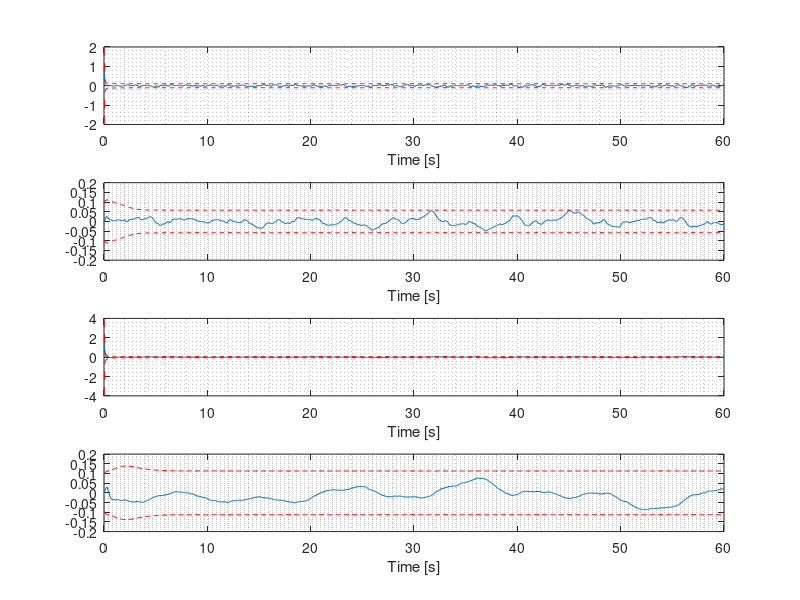

The MATLAB script that drew this image:
%% UKF Example Lecture 15

clear
close all
clc

%% Time
dt      = .1;
t       = 0:dt:60;

%% Truth Model

F       = [-4 -3 -4 -1;...
            1 0 0 0;...
            0 1 0 0;
            0 0 1 0];

H       = [1 0 0 0; 0 0 1 0];

%% Initial Conditions
x0      = [1 0 2 0]';

% Initial State Estimates
xhat0   = zeros(4,1);

% Initial Error Covariance
P0      = diag([(2/3)^2 .001 (4/3)^2 .001]);

[n,col] = size(F);

% Measurment Error Covariance
R       = [.01 .005; .005 .02];

% Continous Time Process Noise
Q       = .01;

G       = [1 0 0 0]';

% Convert to discrete
A       = [-F, G*Q*G';zeros(size(F)), F']*dt;
B       = expm(A);
Phi     = (B(n+1:end,n+1:end))';
Qk      = Phi*B(1:n,n+1:end);


%% Generate Correlated Noise

% Eigenvalue decompisition of R = VDV'
[V,D]    = eig(R);

v_uncor  = (randn(length(t),2)*sqrt(D))';
v        = V*v_uncor;

% Eigenvalue decomposition of Qk
[V,D]    = eig(Qk);
w_uncor  = (randn(length(t),n)*sqrt(D))';
w        = V*w_uncor;

%% Measurments
x           = zeros(4,length(t));
x(:,1)      = x0;

for i = 1:length(t)-1
    x(:,i+1) = Phi*x(:,i) + w(:,i);
end

y           = H*x;
ytilde      = y + [v(1,:);v(2,:)];

%% Unscented Kalman Filter

xhat        = zeros(size(x));
xhat(:,1)   = xhat0;
Pdiag       = zeros(n,length(t));
Pdiag(:,1)  = diag(P0);
P           = P0;

% Augmented Covariance Matrix P_a = [P Pxw; Pxw' Qk] if R appears linearly
% Pxw is typically zero. L is number of columns from augmented P_a
P_a         = blkdiag(P0,Qk);
[row,L]     = size(P_a);

alpha       = 1;
beta        = 0;
kap         = 3 + L;
lambda      = alpha^2*(L+kap) - L;
gamma       = sqrt(L + lambda);

W0mean      = lambda/(L+lambda);
W0cov       = lambda/(L + lambda) + (1 -alpha^2 + beta);
Wimean      = 1/(2*(L+lambda));

% Break up matrix square root - Qk constant, take out for loop
squarerootq = chol(Qk)';
sigw        = real([zeros(n,2*n), gamma*squarerootq, - gamma*squarerootq]);

for i = 1:length(t)-1
    squarerootp = chol(P)';
    sigv        = real([gamma*squarerootp, - gamma*squarerootp]);
    Xa0         = xhat(:,i);
    Xa          =[sigv+kron(xhat(:,i),ones(1,2*n)) repmat(Xa0,1,2*n)];

    % Propogate States and Covariance
    Xa0         = Phi*Xa0;
    Xa          = Phi*Xa + sigw;
    xhat(:,i+1) = W0mean*Xa0 + Wimean*sum(Xa,2);

    P0          = W0cov*(Xa0 - xhat(:,i+1))*(Xa0 - xhat(:,i+1))';
    Pk          = Xa - kron(xhat(:,i+1),ones(1,4*n));
    P           = P0 + Wimean*Pk*Pk';

    % Output
    yhatk       = H*Xa;
    yhat0       = H*Xa0;
    yhat        = W0mean*yhat0 + Wimean*sum(yhatk,2);

    % Pyy and Pxy
    Pyy0        = W0cov*(yhat0 - yhat)*(yhat0 - yhat)';
    Pyyk        = yhatk - kron(yhat,ones(1,4*n));
    Pyy         = Pyy0 + Wimean*Pyyk*Pyyk';

    Pxy0        = W0cov*(Xa0 - xhat(:,i+1))*(yhat0 - yhat)';
    Pxy         = Pxy0 + Wimean*Pk*Pyyk';

    % Innovations Covariance
    Pvv        = Pyy + R;

    % Gain
    K           = real(Pxy*inv(Pvv));
    xhat(:,i+1) = xhat(:,i+1) + K*(ytilde(:,i+1) - yhat);
    P           = P - K*Pvv*K';
    Pdiag(:,i+1)= diag(P);

end


figure
subplot(4,1,1)
plot(t,x(1,:) - xhat(1,:),t,3*sqrt(Pdiag(1,:)),'--r',t,-3*sqrt(Pdiag(1,:)),'--r')
xlabel('Time [s]')
grid minor

subplot(4,1,2)
plot(t,x(2,:) - xhat(2,:),t,3*sqrt(Pdiag(2,:)),'--r',t,-3*sqrt(Pdiag(2,:)),'--r')
xlabel('Time [s]')
grid minor

subplot(4,1,3)
plot(t,x(3,:) - xhat(3,:),t,3*sqrt(Pdiag(3,:)),'--r',t,-3*sqrt(Pdiag(3,:)),'--r')
xlabel('Time [s]')
grid minor

subplot(4,1,4)
plot(t,x(4,:) - xhat(4,:),t,3*sqrt(Pdiag(4,:)),'--r',t,-3*sqrt(Pdiag(4,:)),'--r')
xlabel('Time [s]')
grid minor